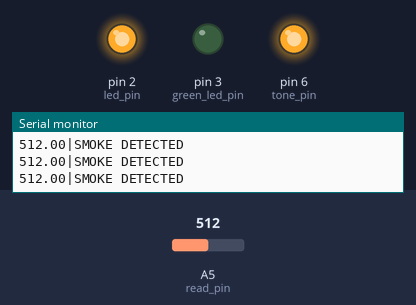
This sketch was run on a simulated Arduino Uno, built with avr-gcc and run on an emulated ATmega328P. Shown: output pins drawn as LEDs (lit = HIGH), the last lines printed to the serial monitor. The test bench sets the inputs (shaded band); at power-on: A5 (read_pin) = 512.

Above: at 1.2 s.
1.3 s: A5 (read_pin) set to 487
2.8 s: A5 (read_pin) set to 461
At 3.7 s:
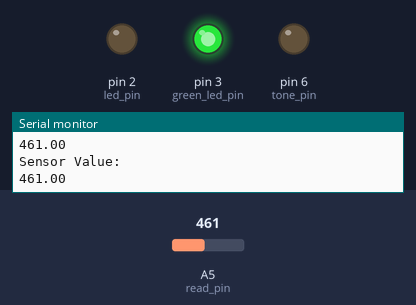
4.3 s: A5 (read_pin) set to 480
At 5.2 s:
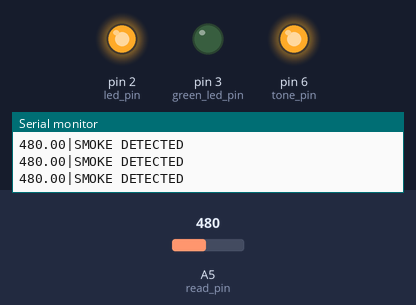
5.8 s: A5 (read_pin) set to 460
At 6.8 s:
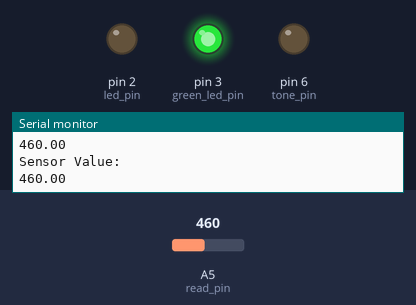
Timing chart, 0 to 8.3 s (numbered marks = the images above; inputs shaded):
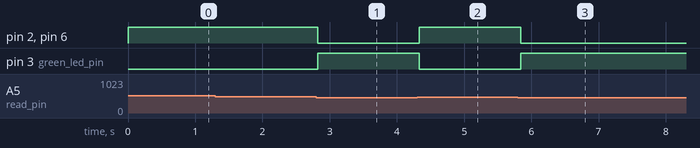

The sketch:

____.ino
```cpp
// 部分範例參考自
// https://www.youtube.com/watch?v=5uYsI_cLvSM
// https://www.tinkercad.com/things/0C1DmRyZ402-copy-of-/editel?tenant=circuits

/*
        http://www.taichi-maker.com/homepage/reference-index/arduino-code-reference/tone/
    tone(pin, frequency)
        tone(pin, frequency, duration)
    pin: 發聲腳位(該腳位需要連接蜂鳴器)
    frequency: 發聲頻率(赫茲)-無符號整數型態
    duration: 發聲時長(微秒，此參數不為必須)
*/

const int gas = 0;
int led_pin = 2;
int green_led_pin = 3;
int read_pin = A5;
int tone_pin = 6;

float getsensorValue(int pin) { return (analogRead(pin)); }

void setup() {
    pinMode(tone_pin, OUTPUT);
    pinMode(led_pin, OUTPUT);
    pinMode(green_led_pin, OUTPUT);
    Serial.begin(9600);
}

void loop() {
    float sensorValue;
    sensorValue = analogRead(read_pin);
    if (sensorValue >= 470) {
        digitalWrite(led_pin, HIGH);
        digitalWrite(tone_pin, HIGH);
        digitalWrite(green_led_pin, LOW);
        Serial.print(sensorValue);
        Serial.println("|SMOKE DETECTED");
    } else {
        digitalWrite(led_pin, LOW);
        digitalWrite(tone_pin, LOW);
        digitalWrite(green_led_pin, HIGH);
        Serial.println("Sensor Value:");
        Serial.println(sensorValue);
    }
    delay(100);
}
// 作業請加上蜂鳴器效果，LED亮紅燈時蜂鳴器也叫
// 當煙霧越大則LED紅燈亮，當沒有偵測到煙霧時亮綠燈
// 也請加上綠燈
```

Measured:
- the behaviour switches between 470 and 469 on A5 (read_pin) (found by bisection; images 0 and 1)
- after the input at 2.8 s, pin 2 (led_pin), pin 6 (tone_pin): HIGH → LOW at once; pin 3 (green_led_pin): LOW → HIGH at once
- after the input at 4.3 s, pin 2 (led_pin), pin 6 (tone_pin): LOW → HIGH at once; pin 3 (green_led_pin): HIGH → LOW at once
- after the input at 5.8 s, pin 2 (led_pin), pin 6 (tone_pin): HIGH → LOW at once; pin 3 (green_led_pin): LOW → HIGH at once
